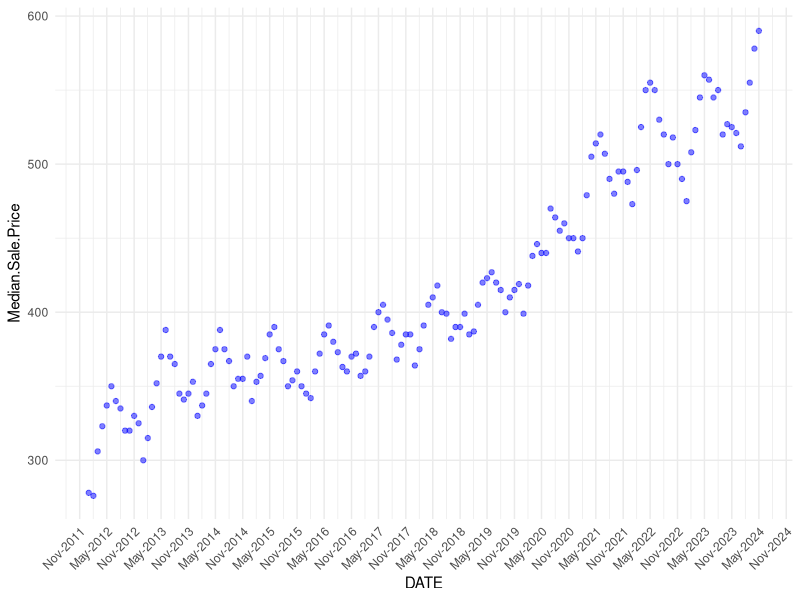
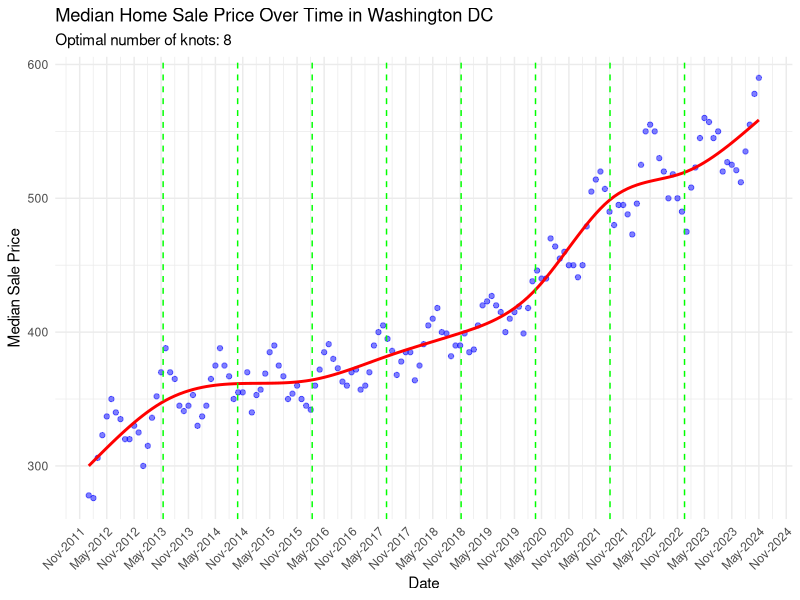

The R script that drew these images, in order:
## ---- chunk 1
# Set so that long lines in R will be wrapped:
knitr::opts_chunk$set(tidy.opts=list(width.cutoff=80), tidy=TRUE)

library(tidyverse)
library(splines)
library(ggplot2)
library(caret)
## ---- chunk 2
#Read in data
data = read.csv("naivebayes_cleaneddata.csv")

#Subset DC data
dcdata = subset(data, Region == "Washington, DC metro area")

#Change to Date format
dcdata$DATE = as.Date(dcdata$DATE, format = '%m/%d/%y')

#Keep needed columns
dcdata = dcdata[, c("DATE", "Median.Sale.Price")]

#Change median sale price to a numeric value
dcdata$Median.Sale.Price = as.numeric(gsub("[$K]", "", dcdata$Median.Sale.Price))

#Plot data to see trends
ggplot(dcdata, aes(DATE, y=Median.Sale.Price))+
  geom_point(color='blue', alpha=0.5)+theme_minimal()+
  scale_x_date(date_labels = "%b-%Y", date_breaks="6 months")+
  theme(axis.text.x = element_text(angle=45, hjust=1))
## ---- chunk 3
# Determine the Optimal amount of Knots
# Define a function to perform cross-validation for a given number of knots
cv_spline = function(data, response, predictor, knots) {
  set.seed(777)
  train_control = trainControl(method = "cv", number = 10)
  formula = as.formula(paste(response, "~ ns(", predictor, ", df =", knots, ")"))
  model = train(formula,
                 data = data,
                 method = "lm",
                 trControl = train_control)
  return(mean(model$resample$RMSE))
}

# Define a range of knots to test
knots_range = 3:20

# Initialize a vector to store RMSE values
rmse_values = numeric(length(knots_range))

# Perform cross-validation for each number of knots
for (i in seq_along(knots_range)) {
  knots = knots_range[i]
  rmse_values[i] = cv_spline(dcdata, "Median.Sale.Price", "DATE", knots)
}

# Find the optimal number of knots
optimal_knots = knots_range[which.min(rmse_values)]
cat("Optimal number of knots:", optimal_knots, "\n")

# Fit the optimal spline model
optimal_spline_model = lm(Median.Sale.Price ~ ns(DATE, df = optimal_knots), data = dcdata)

# Predict values for plotting
dcdata$Predicted.Price = predict(optimal_spline_model, newdata = dcdata)

# Convert 'DATE' to numeric for quantile calculation
numeric_dates <- as.numeric(dcdata$DATE)

# Calculate the quantiles for the knot locations
numeric_knots <- quantile(numeric_dates, probs = seq(0, 1, length.out = optimal_knots + 2))[-c(1, optimal_knots + 2)]

# Convert numeric knots back to Date objects
knots <- as.Date(numeric_knots, origin = "1970-01-01")

# Print the knot locations
print(knots)
## ---- chunk 4
# Fit the natural cubic spline model with specified knot locations
spline_model <- lm(Median.Sale.Price ~ ns(DATE, knots = knots), data = dcdata)

# Predict values for plotting
dcdata$Predicted.Price <- predict(spline_model, newdata = dcdata)


# Plot the results with knots
p = ggplot(dcdata, aes(x = DATE, y = Median.Sale.Price)) +
  geom_point(color = 'blue', alpha = 0.5) +
  geom_line(aes(y = Predicted.Price), color = 'red', size = 1) +
  geom_vline(xintercept = as.numeric(knots), linetype = "dashed", color = "green") +
  labs(title = 'Median Home Sale Price Over Time in Washington DC',
       subtitle = paste("Optimal number of knots:", optimal_knots),
       x = 'Date', y = 'Median Sale Price') +
  theme_minimal() +
  scale_x_date(date_labels = "%b-%Y", date_breaks = "6 months") +
  theme(axis.text.x = element_text(angle = 45, hjust = 1))

ggsave(filename = "median.home.sale.price.dc.png", plot = p, width = 10, height = 6)
